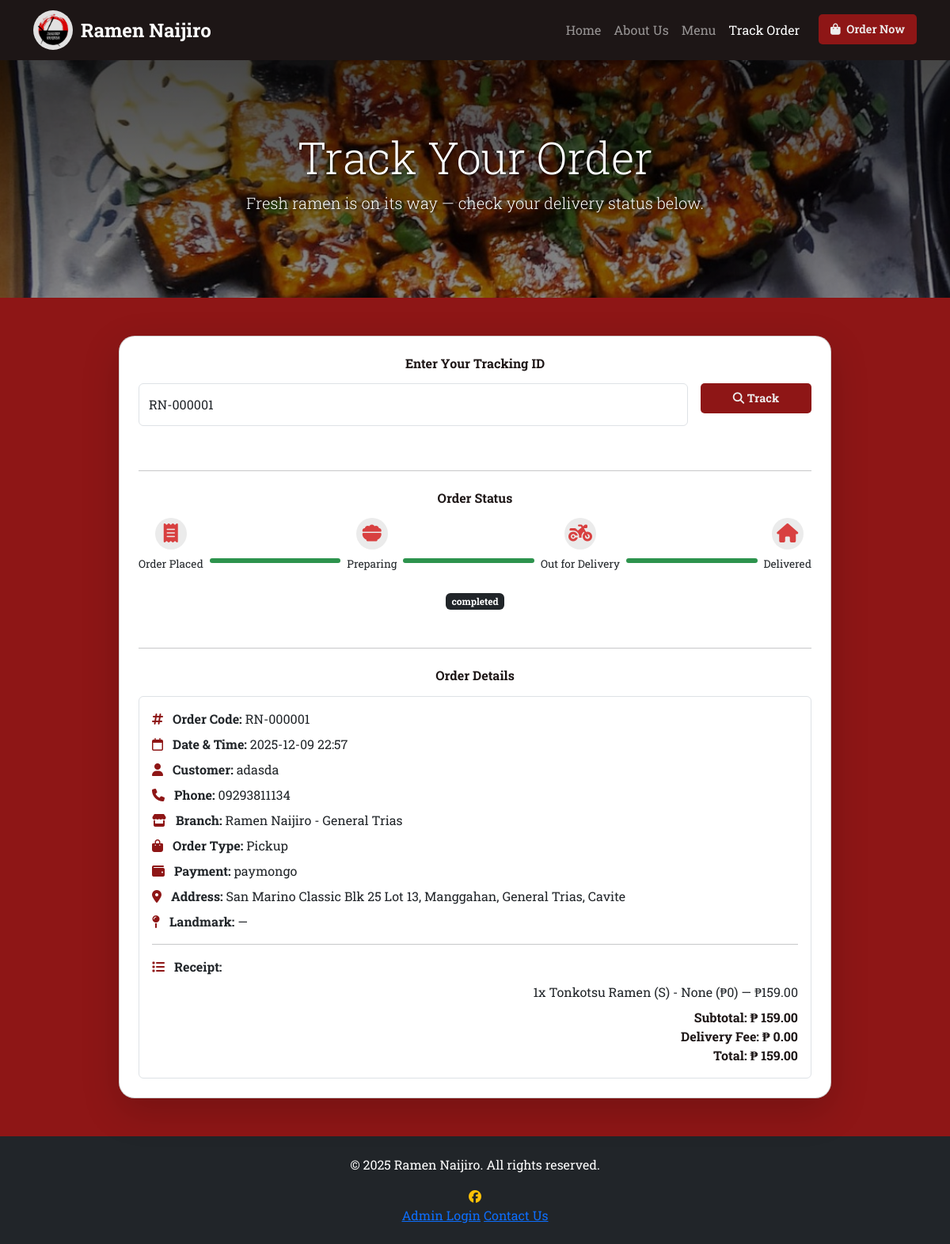
Screenshot of /track-order.php?code=RN-000001 with the database file from the repository.
### tables this page shows
CREATE TABLE `orders` (
  `order_id` int UNSIGNED NOT NULL,
  `order_code` varchar(20) NOT NULL,
  `customer_name` varchar(255) NOT NULL,
  `customer_phone` varchar(50) NOT NULL,
  `customer_email` varchar(255) DEFAULT NULL,
  `branch_id` varchar(20) DEFAULT NULL,
  `branch_name` varchar(100) NOT NULL,
  `province` varchar(100) DEFAULT NULL,
  `city` varchar(100) DEFAULT NULL,
  `barangay` varchar(100) DEFAULT NULL,
  `address` text,
  `landmark` varchar(255) DEFAULT NULL,
  `order_type` enum('Delivery','Pickup') NOT NULL DEFAULT 'Delivery',
  `payment_method` enum('cod','paymongo') NOT NULL DEFAULT 'cod',
  `subtotal` decimal(10,2) NOT NULL DEFAULT '0.00',
  `delivery_fee` decimal(10,2) NOT NULL DEFAULT '0.00',
  `total_amount` decimal(10,2) NOT NULL DEFAULT '0.00',
  `status` enum('pending','preparing','out_for_delivery','completed','cancelled') NOT NULL DEFAULT 'pending',
  `cart_json` longtext,
  `customer_lat` decimal(10,7) DEFAULT NULL,
  `customer_lon` decimal(10,7) DEFAULT NULL,
  `created_at` datetime NOT NULL DEFAULT CURRENT_TIMESTAMP,
  `updated_at` datetime NOT NULL DEFAULT CURRENT_TIMESTAMP ON UPDATE CURRENT_TIMESTAMP
);

### track-order.php (the view, shortened to what this page needs)
<?php
require_once "config.php";
function get_order_by_code(mysqli $mysqli, string $code): ?array
{
    $stmt = $mysqli->prepare("
        SELECT *
        FROM orders
        WHERE order_code = ?
        LIMIT 1
    ");
    $stmt->bind_param("s", $code);
    $stmt->execute();
    $res = $stmt->get_result();
    $row = $res->fetch_assoc();
    return $row ?: null;
}
function status_to_step(string $status): int
{
    switch ($status) {
        case 'completed':
        case 'cancelled':
            return 4;
    }
}
function parse_cart_items(?string $cart_json): array
{
    $snap = json_decode($cart_json, true);
    $items = [];
    foreach ($snap['items'] as $it) {
        $name       = $it['name'] ?? 'Item';
        $size       = $it['size'] ?? '';
        $extras     = $it['extras'] ?? '';
        $qty        = (int)($it['qty'] ?? 1);
        $line_total = isset($it['line_total']) ? (float)$it['line_total'] : 0.0;
        $items[] = [
            'name'       => $name,
            'size'       => $size,
            'extras'     => $extras,
            'qty'        => $qty,
            'line_total' => $line_total,
        ];
    }
    return $items;
}
$initial_code  = trim($_GET['code'] ?? '');
$initial_order = null;
$initial_items = [];
$initial_step  = 0;
if ($initial_code !== '') {
    $initial_order = get_order_by_code($mysqli, $initial_code);
    if ($initial_order) {
        $initial_items = parse_cart_items($initial_order['cart_json'] ?? null);
        $initial_step  = status_to_step($initial_order['status']);
    }
}
?>
<!DOCTYPE html>
<html lang="en">
<head>
    <link href="https://cdn.jsdelivr.net/npm/bootstrap@5.3.8/dist/css/bootstrap.min.css" rel="stylesheet">
    <link rel="stylesheet" href="https://cdnjs.cloudflare.com/ajax/libs/font-awesome/6.5.2/css/all.min.css">
    <link rel="stylesheet" href="style.css">
</head>
<body style="font-family: 'Roboto Slab', serif;">
    <nav class="navbar navbar-expand-lg navbar-dark sticky-top">
        <div class="container">
            <a class="navbar-brand" href="#">
                <img src="img/logo.jpg" alt="Ramen Naijiro Logo" class="logo-circle">
                Ramen Naijiro
            </a>
            <ul class="navbar-nav ms-auto mb-2 mb-lg-0">
                <li class="nav-item"><a class="nav-link" href="index.php">Home</a></li>
                <li class="nav-item"><a class="nav-link" href="about-us.php">About Us</a></li>
                <li class="nav-item"><a class="nav-link" href="menu.php">Menu</a></li>
                <li class="nav-item"><a class="nav-link active" href="track-order.php">Track Order</a></li>
                <li class="nav-item ms-3">
                    <a href="menu.php" class="btn btn-warning">
                        <i class="fa-solid fa-bag-shopping me-1"></i> Order Now
                    </a>
                </li>
            </ul>
        </div>
    </nav>
    <section
        class="tracking-header position-relative text-center text-white d-flex align-items-center justify-content-center">
        <div class="overlay"></div>
        <div class="content">
            <h1 class="display-4">Track Your Order</h1>
            <p class="lead">Fresh ramen is on its way — check your delivery status below.</p>
        </div>
    </section>
    <section class="py-5 track-order-page">
        <div class="container">
            <div class="card tracking-card shadow-lg p-4 mx-auto" style="max-width: 900px; border-radius: 20px;">
                <div class="mb-4">
                    <h4 class="fw-bold mb-3 text-center">Enter Your Tracking ID</h4>
                    <div class="d-flex flex-column flex-md-row gap-3">
                        <input
                            type="text"
                            id="trackingCodeInput"
                            class="form-control tracking-input"
                            placeholder="e.g., RN-000001"
                            value="<?php echo htmlspecialchars($initial_code); ?>"
                        >
                        <button class="btn btn-warning fw-bold tracking-btn" id="trackingButton">
                            <i class="fa-solid fa-search"></i> Track
                        </button>
                    </div>
                </div>
                <hr class="my-4">
                <h4 class="fw-bold mb-3 text-center">Order Status</h4>
                <div class="modern-progress d-flex justify-content-between align-items-center position-relative mb-4">
                    <div class="step text-center <?php echo ($initial_step >= 1 ? 'active' : ''); ?>" data-step="1" id="step1">
                        <div class="icon mb-2"><i class="fa-solid fa-receipt fa-lg"></i></div>
                        <p class="mb-0 small">Order Placed</p>
                    </div>
                    <div class="line flex-grow-1 mx-2 <?php echo ($initial_step >= 2 ? 'active' : ''); ?>" id="line12"></div>
                    <div class="step text-center <?php echo ($initial_step >= 2 ? 'active' : ''); ?>" data-step="2" id="step2">
                        <div class="icon mb-2"><i class="fa-solid fa-bowl-food fa-lg"></i></div>
                        <p class="mb-0 small">Preparing</p>
                    </div>
                    <div class="line flex-grow-1 mx-2 <?php echo ($initial_step >= 3 ? 'active' : ''); ?>" id="line23"></div>
                    <div class="step text-center <?php echo ($initial_step >= 3 ? 'active' : ''); ?>" data-step="3" id="step3">
                        <div class="icon mb-2"><i class="fa-solid fa-motorcycle fa-lg"></i></div>
                        <p class="mb-0 small">Out for Delivery</p>
                    </div>
                    <div class="line flex-grow-1 mx-2 <?php echo ($initial_step >= 4 ? 'active' : ''); ?>" id="line34"></div>
                    <div class="step text-center <?php echo ($initial_step >= 4 ? 'active' : ''); ?>" data-step="4" id="step4">
                        <div class="icon mb-2"><i class="fa-solid fa-house fa-lg"></i></div>
                        <p class="mb-0 small">Delivered</p>
                    </div>
                </div>
                <p class="text-center mb-4">
                    <span class="badge bg-dark" id="orderStatusBadge">
                        <?php echo $initial_order ? htmlspecialchars($initial_order['status']) : 'No order loaded'; ?>
                    </span>
                </p>
                <hr class="my-4">
                <h4 class="fw-bold mb-3 text-center">Order Details</h4>
                <div class="detail-box p-3 border rounded">
                    <p class="mb-2">
                        <i class="fa-solid fa-hashtag text-warning me-2"></i>
                        <strong>Order Code:</strong>
                        <span id="orderCodeDisplay">
                            <?php echo $initial_order ? htmlspecialchars($initial_order['order_code']) : '—'; ?>
                        </span>
                    </p>
                    <p class="mb-2">
                        <i class="fa-regular fa-calendar text-warning me-2"></i>
                        <strong>Date &amp; Time:</strong>
                        <span id="orderDateTime">
                            <?php
                            if ($initial_order) {
                                echo htmlspecialchars(date('Y-m-d H:i', strtotime($initial_order['created_at'])));
                            } else {
                                echo '—';
                            }
                            ?>
                        </span>
                    </p>
                    <p class="mb-2">
                        <i class="fa-solid fa-user text-warning me-2"></i>
                        <strong>Customer:</strong>
                        <span id="orderCustomerName">
                            <?php echo $initial_order ? htmlspecialchars($initial_order['customer_name']) : '—'; ?>
                        </span>
                    </p>
                    <p class="mb-2">
                        <i class="fa-solid fa-phone text-warning me-2"></i>
                        <strong>Phone:</strong>
                        <span id="orderCustomerPhone">
                            <?php echo $initial_order ? htmlspecialchars($initial_order['customer_phone']) : '—'; ?>
                        </span>
                    </p>
                    <p class="mb-2">
                        <i class="fa-solid fa-store text-warning me-2"></i>
                        <strong>Branch:</strong>
                        <span id="orderBranch">
                            <?php echo $initial_order ? htmlspecialchars($initial_order['branch_name']) : '—'; ?>
                        </span>
                    </p>
                    <p class="mb-2">
                        <i class="fa-solid fa-bag-shopping text-warning me-2"></i>
                        <strong>Order Type:</strong>
                        <span id="orderType">
                            <?php echo $initial_order ? htmlspecialchars($initial_order['order_type']) : '—'; ?>
                        </span>
                    </p>
                    <p class="mb-2">
                        <i class="fa-solid fa-wallet text-warning me-2"></i>
                        <strong>Payment:</strong>
                        <span id="orderPayment">
                            <?php echo $initial_order ? htmlspecialchars($initial_order['payment_method']) : '—'; ?>
                        </span>
                    </p>
                    <p class="mb-2">
                        <i class="fa-solid fa-location-dot text-warning me-2"></i>
                        <strong>Address:</strong>
                        <span id="orderAddress">
                            <?php
                            if ($initial_order) {
                                $parts = array_filter([
                                    $initial_order['address'] ?? '',
                                    $initial_order['barangay'] ?? '',
                                    $initial_order['city'] ?? '',
                                    $initial_order['province'] ?? '',
                                ]);
                                echo htmlspecialchars(implode(', ', $parts));
                            } else {
                                echo '—';
                            }
                            ?>
                        </span>
                    </p>
                    <p class="mb-2">
                        <i class="fa-solid fa-map-pin text-warning me-2"></i>
                        <strong>Landmark:</strong>
                        <span id="orderLandmark">
                            <?php echo ($initial_order && $initial_order['landmark']) ? htmlspecialchars($initial_order['landmark']) : '—'; ?>
                        </span>
                    </p>
                    <hr class="my-3">
                    <p class="mb-2">
                        <i class="fa-solid fa-list text-warning me-2"></i>
                        <strong>Receipt:</strong>
                    </p>
                    <ul class="receipt mb-2 ps-3" id="orderItemsList">
                        <?php if ($initial_items): ?>
                            <?php foreach ($initial_items as $it): ?>
                                <li>
                                    <?php echo (int)$it['qty']; ?>x
                                    <?php echo htmlspecialchars($it['name']); ?>
                                    <?php if (!empty($it['size'])): ?>
                                        (<?php echo htmlspecialchars($it['size']); ?>)
                                    <?php endif; ?>
                                    <?php if (!empty($it['extras'])): ?>
                                        - <?php echo htmlspecialchars($it['extras']); ?>
                                    <?php endif; ?>
                                    — ₱<?php echo number_format($it['line_total'], 2); ?>
                                </li>
                            <?php endforeach; ?>
                        <?php else: ?>
                            <li class="text-muted">No items to display yet.</li>
                        <?php endif; ?>
                    </ul>
                    <p class="fw-bold mb-0 text-end">
                        <span class="d-block">
                            Subtotal: ₱<span id="orderSubtotal">
                                <?php echo $initial_order ? number_format($initial_order['subtotal'], 2) : '0.00'; ?>
                            </span>
                        </span>
                        <span class="d-block">
                            Delivery Fee: ₱<span id="orderDeliveryFee">
                                <?php echo $initial_order ? number_format($initial_order['delivery_fee'], 2) : '0.00'; ?>
                            </span>
                        </span>
                        <span class="d-block">
                            Total: ₱<span id="orderTotal">
                                <?php echo $initial_order ? number_format($initial_order['total_amount'], 2) : '0.00'; ?>
                            </span>
                        </span>
                    </p>
                </div>
            </div>
        </div>
    </section>
    <footer class="bg-dark text-white py-4 mt-auto">
        <div class="container text-center">
            <p>&copy; 2025 Ramen Naijiro. All rights reserved.</p>
            <a href="https://www.facebook.com/RamenNaijiroGTC" class="text-warning text-decoration-none">
                <i class="fa-brands fa-facebook"></i>
            </a><br>
            <a href="admin/admin-login.php">Admin Login</a>
            <a href="contact-us.php">Contact Us</a>
        </div>
    </footer>
</body>
</html>

### rows the page displays
orders: status "completed", order_code "RN-000001", created_at "2025-12-09 22:57", customer_name "adasda", customer_phone "09293811134", branch_name "Ramen Naijiro - General Trias", order_type "Pickup", payment_method "paymongo", subtotal "159.00", delivery_fee "0.00", total_amount "159.00"

### other values shown
implode(', ', $parts) "San Marino Classic Blk 25 Lot 13, Manggahan, General Trias, Cavite"
$it['qty'] "1"
$it['name'] "Tonkotsu Ramen"
$it['size'] "S"
$it['extras'] "None (₱0)"
$it['line_total'] "159.00"
